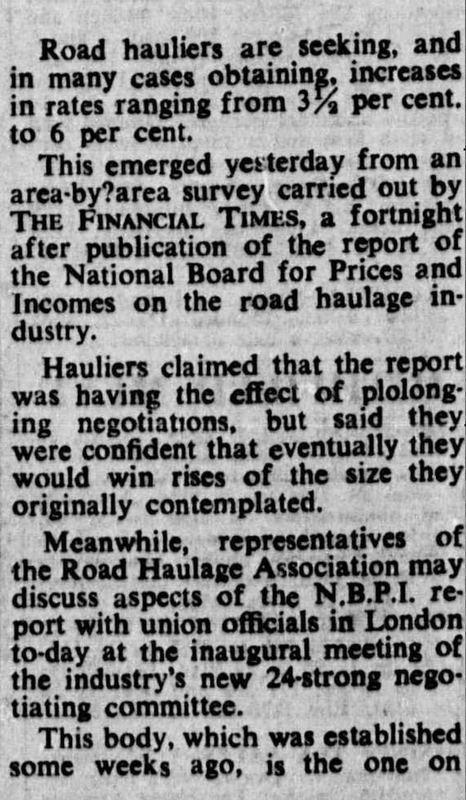
#> input picture Module 6 Computer Vision/D4 Kernels, callbacks and thresholding/img/text.png, 466 x 800 px, shrunk from 861 x 1479 before the run
$ python 18ComputerVisionThresholding.py
#> lines starting #> are read from the running program, lines starting #| are printed output that depends on the picture; after the words box and inside, x2 and y2 are one past the last pixel; in counts of white or black regions, pixels touching at a corner belong together
import cv2
import numpy as np
import matplotlib.pyplot as plt

image1 = cv2.imread('img/text.png', 0)
#> image1 is the input picture: shape (800, 466); min 0, max 241, mean 141.4
# image1 = cv2.imread('img/noisy.png', 0)
image2 = cv2.imread('img/notes.png', 0)
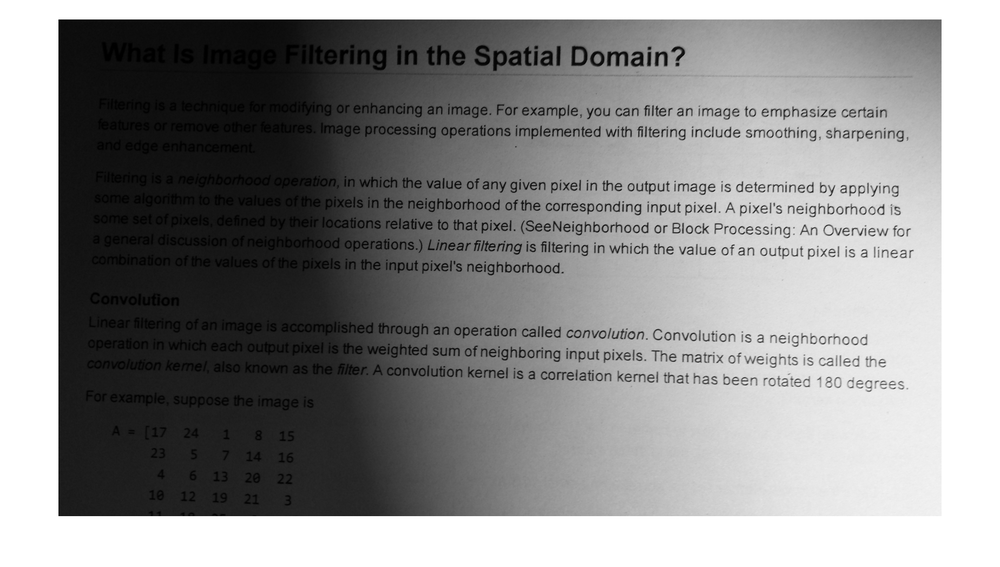
#> input picture Module 6 Computer Vision/D4 Kernels, callbacks and thresholding/img/notes.png, 1000 x 567 px, shrunk from 1848 x 1048 before the run
#> image2 is the input picture: shape (567, 1000); min 0, max 255, mean 143

text = image1.copy()
# text = cv2.cvtColor(text, cv2.COLOR_BGR2GRAY)
cv2.imshow('Origianl Image', text)


ret, thresh_binary = cv2.threshold(text, 75, 255, cv2.THRESH_BINARY)
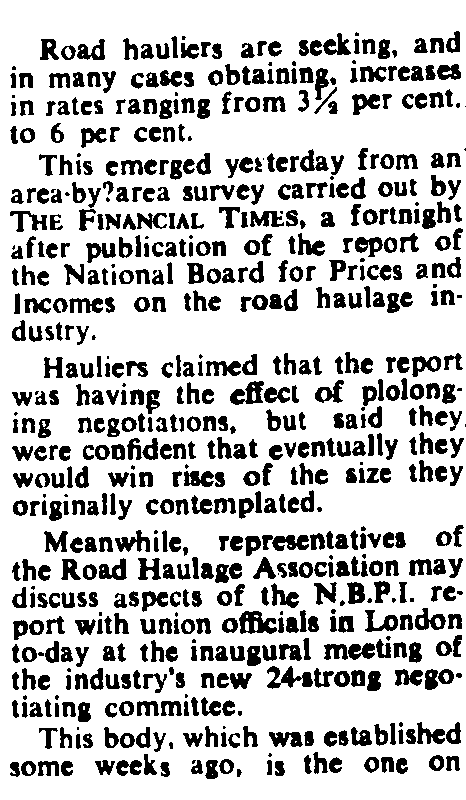
#> thresh_binary: shape (800, 466); 76.9% white; 674 black regions (66 under 20 px), largest, box (x1, y1, x2, y2) and area: (239, 611, 277, 634) 526, (267, 666, 313, 689) 496, (230, 381, 264, 405) 444
ret, thresh_trunc = cv2.threshold(text, 127, 255, cv2.THRESH_TRUNC)
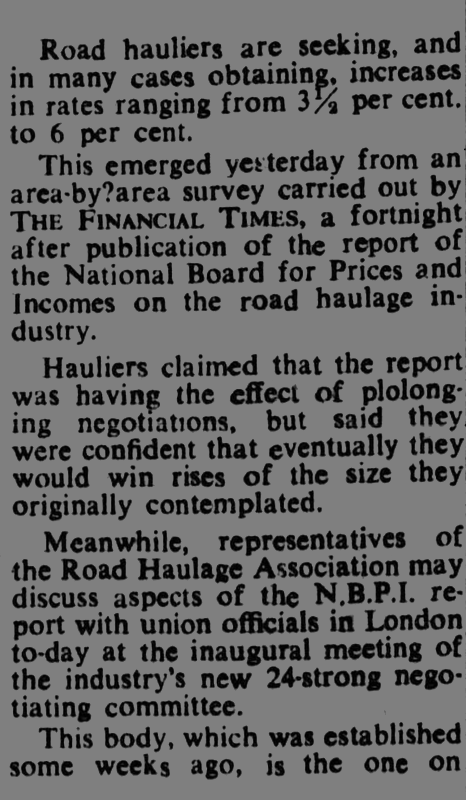
#> thresh_trunc: shape (800, 466); min 0, max 127, mean 100.8
ret, thresh_tozero = cv2.threshold(text, 127, 255, cv2.THRESH_TOZERO)
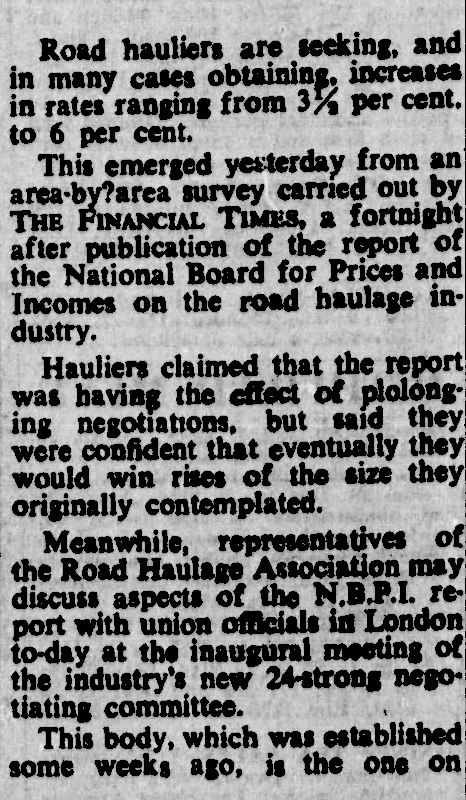
#> thresh_tozero: shape (800, 466); min 0, max 241, mean 128.6
ret, thresh_binary_inv = cv2.threshold(text, 127, 255, cv2.THRESH_BINARY_INV)
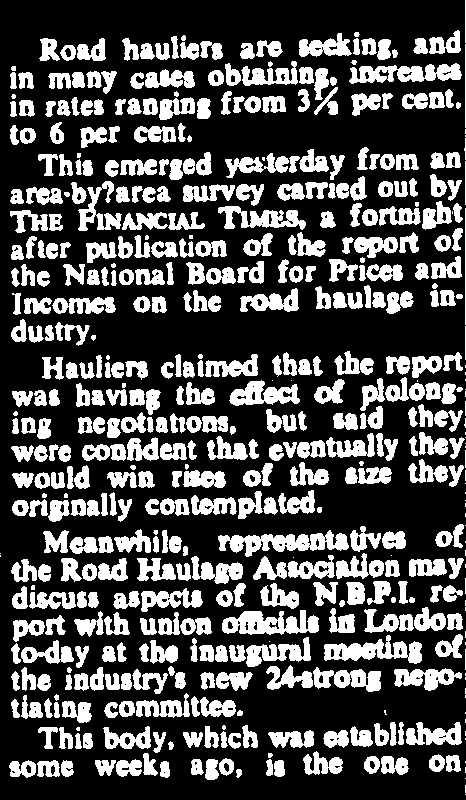
#> thresh_binary_inv: shape (800, 466); 30.7% white; 518 white regions (68 under 20 px), largest, box (x1, y1, x2, y2) and area: (218, 530, 349, 557) 1759, (222, 610, 319, 635) 1523, (324, 635, 422, 664) 1436
ret, thresh_tozero_inv = cv2.threshold(text, 127, 255, cv2.THRESH_TOZERO_INV)
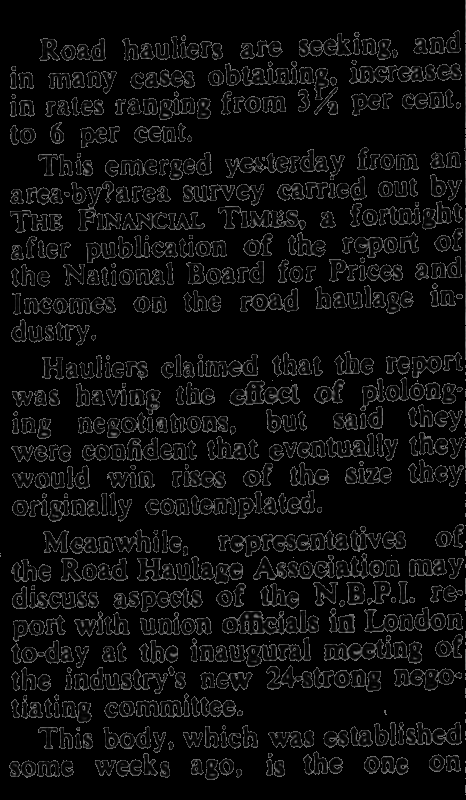
#> thresh_tozero_inv: shape (800, 466); min 0, max 127, mean 12.9
# print('RET :', ret, '\n')
# print('Thresh :', thresh_tozero_inv, '\n')

cv2.imshow('thresh_binary', thresh_binary)
cv2.imshow('thresh_trunc', thresh_trunc)
cv2.imshow('thresh_tozero', thresh_tozero)
cv2.imshow('thresh_binary_inv', thresh_binary_inv)
cv2.imshow('thresh_tozero_inv', thresh_tozero_inv)
cv2.waitKey(0)
cv2.destroyAllWindows()

notes = image2.copy()

intensity_matrix = np.ones(notes.shape, dtype='uint8') * 20
brighter_notes = (notes + intensity_matrix)
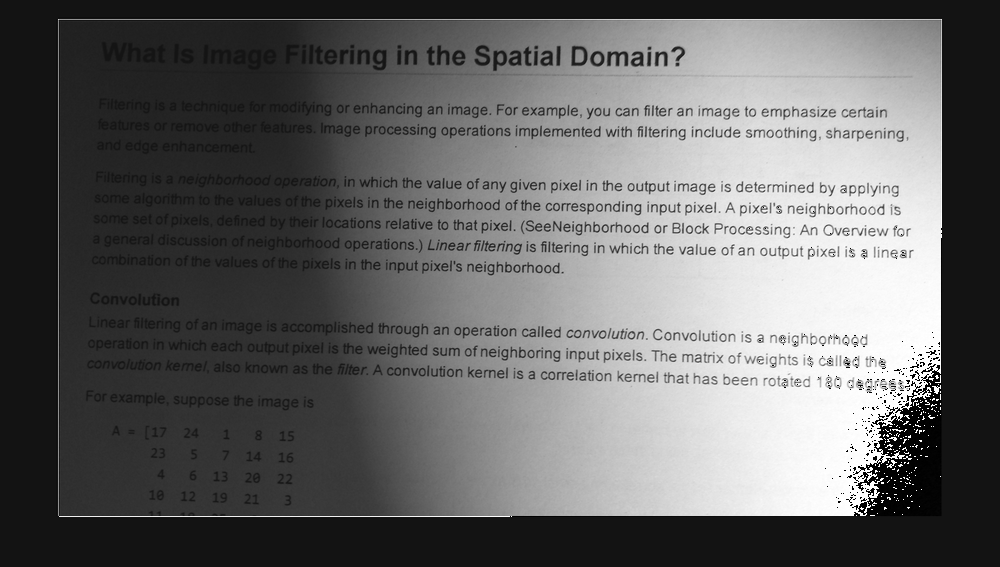
#> brighter_notes: shape (567, 1000); min 0, max 255, mean 101.9
cv2.imshow('Bright Notes', brighter_notes)

cv2.waitKey(0)
cv2.destroyAllWindows()
